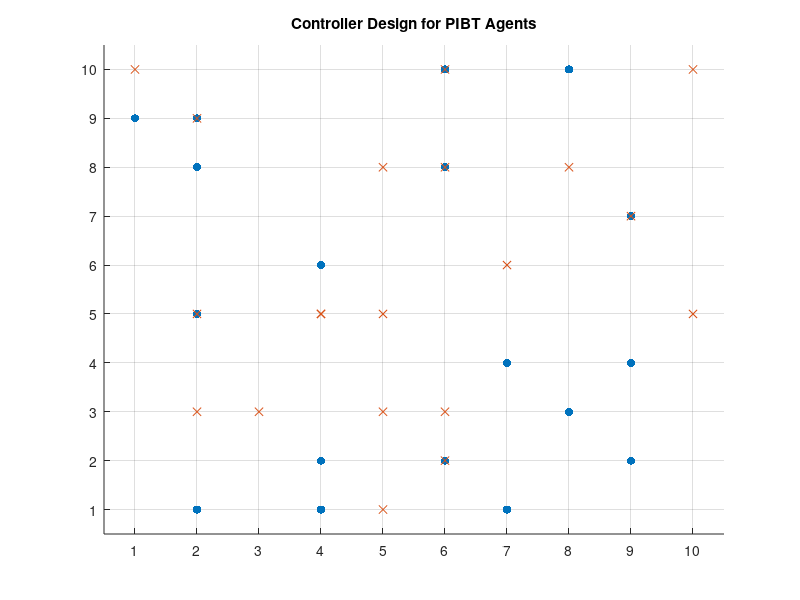

Write MATLAB code to recreate this figure. (Note: this script raises an error after producing the figure.)
clc; clear; close all;

% Parameters
numAgents = 20;                  % Number of agents
gridSize = 10;                   % Size of the grid (10x10)
maxTimesteps = 100;              % Maximum number of timesteps
directions = [0 1; 1 0; 0 -1; -1 0]; % Possible moves (up, right, down, left)
epsilon = 0.1;                   % Small constant for potential scaling

% Initialize Grid, Agents, Goals
agents = randi([1 gridSize], numAgents, 2); % Initial positions [x, y]
goals = randi([1 gridSize], numAgents, 2);  % Goal positions [x, y]
priorities = rand(numAgents, 1);           % Random initial priorities

% Visualization Setup
figure;
h = scatter(agents(:, 1), agents(:, 2), 'filled');
hold on;
scatter(goals(:, 1), goals(:, 2), 'x');
xlim([0.5, gridSize + 0.5]);
ylim([0.5, gridSize + 0.5]);
grid on;
set(gca, 'XTick', 1:gridSize, 'YTick', 1:gridSize);
title('Controller Design for PIBT Agents');

% Simulation Loop
for t = 1:maxTimesteps
    % Update priorities
    for i = 1:numAgents
        if isequal(agents(i, :), goals(i, :))
            priorities(i) = rand(); % Reset priority if at goal
        else
            priorities(i) = priorities(i) + 1;
        end
    end

    % Sort agents by priorities (descending)
    [~, order] = sort(priorities, 'descend');
    agents = agents(order, :);
    goals = goals(order, :);

    % Control Law
    newPositions = agents;
    for i = 1:numAgents
        if ~isequal(agents(i, :), goals(i, :))
            % Compute potential field
            attraction = goals(i, :) - agents(i, :);
            attraction = attraction / norm(attraction);

            % Compute repulsion
            repulsion = [0, 0];
            for j = 1:numAgents
                if i ~= j
                    diff = agents(i, :) - agents(j, :);
                    dist = norm(diff);
                    if dist < 2 % Threshold for repulsion
                        repulsion = repulsion + diff / (dist^2 + epsilon);
                    end
                end
            end

            % Combine attraction and repulsion
            moveVector = attraction + repulsion;
            moveVector = round(moveVector / norm(moveVector)); % Quantize to grid directions

            % Determine next position
            nextPosition = agents(i, :) + moveVector;
            if all(nextPosition > 0 & nextPosition <= gridSize, 2) % Ensure within bounds
                newPositions(i, :) = nextPosition;
            end
        end
    end

    % Resolve conflicts with priority inheritance
    for i = 1:numAgents
        conflicting = find(ismember(newPositions, newPositions(i, :), 'rows'));
        if numel(conflicting) > 1
            [~, highest] = max(priorities(conflicting));
            newPositions(conflicting(conflicting ~= conflicting(highest)), :) = agents(conflicting(conflicting ~= conflicting(highest)), :);
        end
    end

    % Update positions
    agents = newPositions;

    % Update visualization
    h.XData = agents(:, 1);
    h.YData = agents(:, 2);
    pause(0.1);

    % Check termination
    if all(agents == goals, 'all')
        title(sprintf('Simulation Complete at Timestep %d', t));
        break;
    end
end

title('Simulation Ended');
